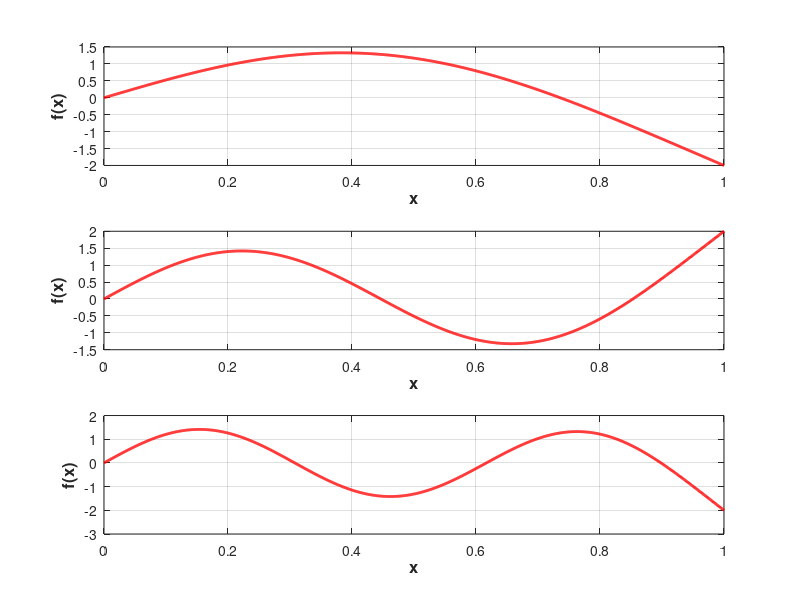

The MATLAB source for this figure:
function drs
    xlist = 7.5 : 0.001 : 12;
    
    f = @(x)(cos(x) * sinh(x) - sin(x) * cosh(x));
    
    flist = [];
    for i = 1:length(xlist)
        flist = [flist, f(xlist(i))];
    end

    x0 = [3 4];
    b1 = fzero(f, x0);
    x0 = [7 8];
    b2 = fzero(f, x0);
    x0 = [10 11];
    b3 = fzero(f, x0);

    C11 = 1;
    C12 = sin(b1) / sinh(b1);

    C21 = 1;
    C22 = sin(b2) / sinh(b2);

    C31 = 1;
    C32 = sin(b3) / sinh(b3);

    ksilist = 0 : 0.001 : 1;

    v1 = @(x)(C11 * sin(b1 * x) + C12 * sinh(b1 * x));
    v2 = @(x)(C21 * sin(b2 * x) + C22 * sinh(b2 * x));
    v3 = @(x)(C31 * sin(b3 * x) + C32 * sinh(b3 * x));

    v12 = @(x)((C11 * sin(b1 * x) + C12 * sinh(b1 * x))^2);
    norm1 = sqrt(integral(v12, 0, 1, "ArrayValued", true));
    v22 = @(x)((C21 * sin(b2 * x) + C22 * sinh(b2 * x))^2);
    norm2 = sqrt(integral(v22, 0, 1, "ArrayValued", true));
    v32 = @(x)((C31 * sin(b3 * x) + C32 * sinh(b3 * x))^2);
    norm3 = sqrt(integral(v32, 0, 1, "ArrayValued", true));

    v1l = [];
    v2l = [];
    v3l = [];
    for i = 1:length(ksilist)
        v1l = [v1l, v1(ksilist(i)) / norm1];
        v2l = [v2l, v2(ksilist(i)) / norm2];
        v3l = [v3l, v3(ksilist(i)) / norm3];
    end

    x0 = [1, 1, 1, 1, 1, 1, 1, 1, 1, 1, 1, 1];
    x0 = fsolve(@syste, x0);

    fhandle = figure;
    subplot(3, 1, 1)
        plot(ksilist, v1l, 'r', 'LineWidth', 2.0)
        grid on;
        xlabel('x', 'FontSize', 12, 'FontWeight', 'bold');
        ylabel('f(x)', 'FontSize', 12, 'FontWeight', 'bold');
    subplot(3, 1, 2)
        plot(ksilist, v2l, 'r', 'LineWidth', 2.0)
        grid on;
        xlabel('x', 'FontSize', 12, 'FontWeight', 'bold');
        ylabel('f(x)', 'FontSize', 12, 'FontWeight', 'bold');
    subplot(3, 1, 3)
        plot(ksilist, v3l, 'r', 'LineWidth', 2.0)
        grid on;
        xlabel('x', 'FontSize', 12, 'FontWeight', 'bold');
        ylabel('f(x)', 'FontSize', 12, 'FontWeight', 'bold');

end

function F = syste(X)
    F(1) = 6 * X(2) + 12 * X(3);
    F(2) = 6 * X(5) + 12 * X(6) + 20 * X(7);
    F(3) = 6 * X(9) + 12 * X(10) + 20 * X(11) + 30 * X(12);
    F(4) = 6 * X(2) + 24 * X(3);
    F(5) = 6 * X(5) + 24 * X(6) + 60 * X(7);
    F(6) = 6 * X(9) + 24 * X(10) + 60 * X(11) + 120 * X(12);

    F(7) = X(1) * X(1) / 3 + 2 * X(1) * X(2) / 5 + 2 * X(1) * X(3) / 6;
    F(7) = F(7) + X(2) * X(2) / 7 + 2 * X(2) * X(3) / 8 + X(3) * X(3) / 9 - 1;

    F(8) = X(4) * X(4) / 3 + 2 * X(4) * X(5) / 5 + 2 * X(4) * X(6) / 6 + 2 * X(4) * X(7) / 7 + X(5) * X(5) / 7;
    F(8) = F(8) + 2 * X(5) * X(6) / 8 + 2 * X(5) * X(7) / 9 + X(6) * X(6) / 9 + 2 * X(6) * X(7) / 10 + X(7) * X(7) / 11 - 1;

    F(9) = X(8) * X(8) / 3 + 2 * X(8) * X(9) / 5 + 2 * X(8) * X(10) / 6 + 2 * X(8) * X(11) / 7 + 2 * X(8) * X(12) / 8;
    F(9) = F(9) + X(9) * X(9) / 7 + 2 * X(9) * X(10) / 8 + 2 * X(9) * X(11) / 9 + 2 * X(9) * X(12) / 10;
    F(9) = F(9) + X(10) * X(10) / 9 + 2 * X(10) * X(11) / 10 + 2 * X(10) * X(12) / 11;
    F(9) = F(9) + X(11) * X(11) / 11 + 2 * X(11) * X(12) / 12 + X(12) * X(12) / 13 - 1;

    F(10) = X(1) * X(4) / 3 + X(1) * X(5) / 5 + X(1) * X(6) / 6 + X(1) * X(7) / 7 + X(2) * X(4) / 5 + X(2) * X(5) / 7;
    F(10) = F(10) + X(2) * X(6) / 8 + X(2) * X(7) / 9 + X(3) * X(4) / 6 + X(3) * X(5) / 8 + X(3) * X(6) / 9 + X(3) * X(7) / 10;

    F(11) = X(1) * X(8) / 3 + X(1) * X(9) / 5 + X(1) * X(10) / 6 + X(1) * X(11) / 7 + X(1) * X(12) / 8 + X(2) * X(8) / 5 + X(2) * X(9) / 7;
    F(11) = F(11) + X(2) * X(10) / 8 + X(2) * X(11) / 9 + X(2) * X(12) / 10 + X(3) * X(8) / 6 + X(3) * X(9) / 8 + X(3) * X(10) / 9;
    F(11) = F(11) + X(3) * X(11) / 10 + X(3) * X(12) / 11;

    F(12) = X(4) * X(8) / 3 + X(4) * X(9) / 5 + X(4) * X(10) / 6 + X(4) * X(11) / 7 + X(4) * X(12) / 8;
    F(12) = F(12) + X(5) * X(8) / 5 + X(5) * X(9) / 7 + X(5) * X(10) / 8 + X(5) * X(11) / 9 + X(5) * X(12) / 10;
    F(12) = F(12) + X(6) * X(8) / 6 + X(6) * X(9) / 8 + X(6) * X(10) / 9 + X(6) * X(11) / 10 + X(6) * X(12) / 11;
    F(12) = F(12) + X(7) * X(8) / 7 + X(7) * X(9) / 9 + X(7) * X(10) / 10 + X(7) * X(11) / 11 + X(7) * X(12) / 12;
end
